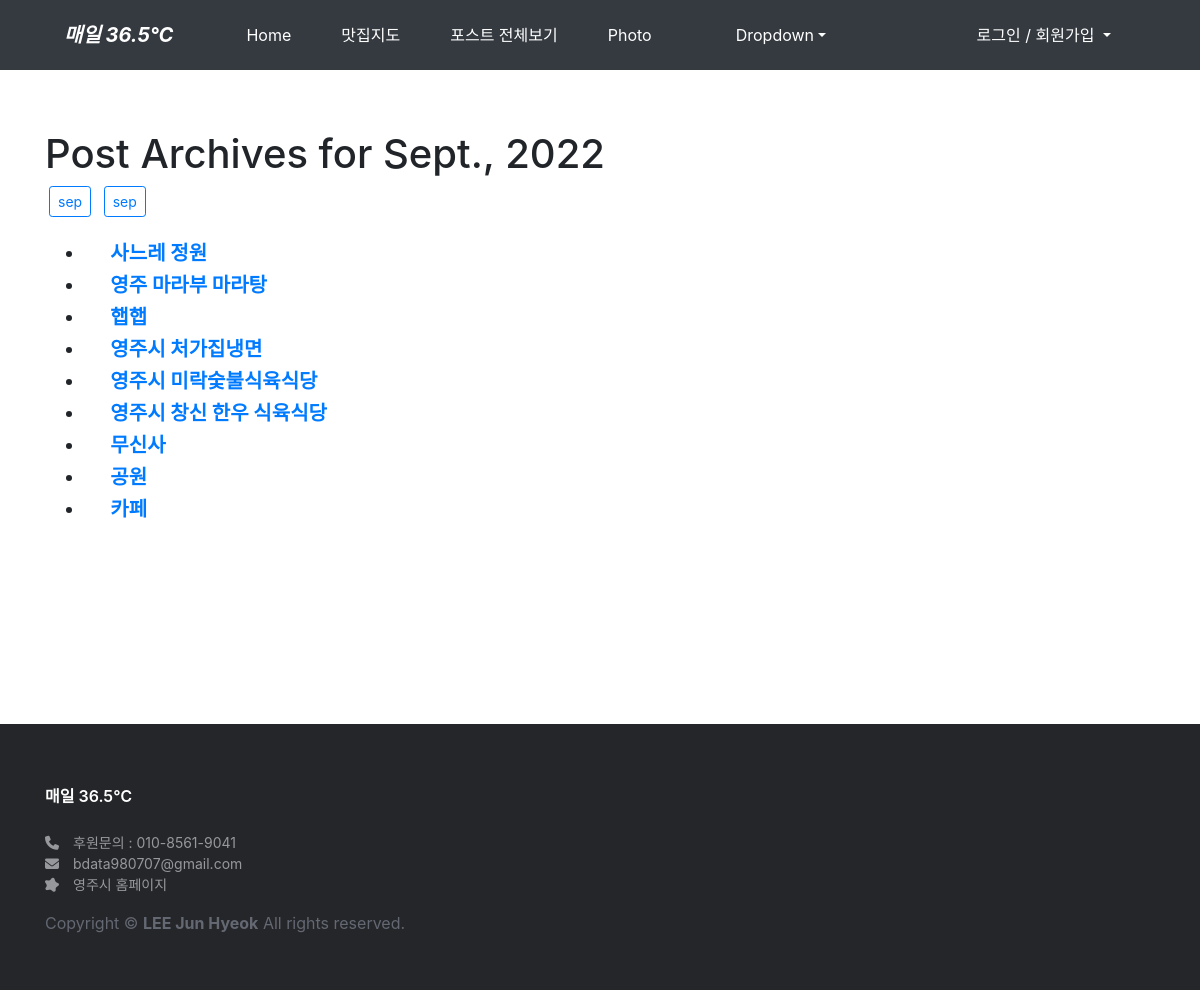
Page /blog/archive/2022/09/ on the committed database.
### blog/models.py (models this page shows, shortened)
class Post(models.Model):
    title = models.CharField('TITLE', max_length=50)
    slug = models.SlugField('SLUG', unique=True, allow_unicode=True, help_text='one word for title alias')
    description = models.CharField('DESCRIPTION', max_length=100, blank=True, help_text='simple description text')
    image = models.ImageField(upload_to='images/', blank=True, null = True)
    content = models.TextField('CONTENT')
    create_dt = models.DateTimeField('CREATE DATE', auto_now_add=True)
    modify_dt = models.DateTimeField('MODIFY DATE', auto_now=True)
    tags = TaggableManager(blank=True)
    owner = models.ForeignKey(User, on_delete=models.CASCADE, verbose_name='OWNER', blank=True, null=True)
    name =models.CharField(max_length=15,blank=True, null=True)
    location = models.CharField(max_length=50,default='',blank=True, null=True)
    latitude=models.FloatField(default=0.0,blank=True, null=True)
    longitude=models.FloatField(default=0.0,blank=True, null=True)
    class Meta:
        verbose_name = 'post'
        verbose_name_plural = 'posts'
        db_table = 'blog_posts'
        ordering = ('-modify_dt',)
    def get_absolute_url(self):
        return reverse('blog:post_detail', args=(self.slug,))

### blog/views.py (the view)
# urls.py: path('archive/<int:year>/<str:month>/', views.PostMAV.as_view(), name='post_month_archive'),
class PostMAV(MonthArchiveView):
    model = Post
    date_field = 'modify_dt'
    month_format = '%m'

### blog/templates/blog/post_archive_month.html (shortened to what this page needs)
{% extends 'base.html' %}
{% load static %}
{% block content %}
<h1>Post Archives for {{ month|date:"N, Y"}}</h1>
{% for date in date_list %}
<a href="{% url 'blog:post_month_archive' year|date:'Y' date|date:'m' %}" class="btn btn-outline-primary btn-sm mx-1">
    {{ date|date:"b" }}
</a>
{% endfor %}
<br><br>
<div>
    <ul>
        {% for post in object_list %}
        <li class="h5">{{ post.modify_date|date:"Y-m-d"}}&emsp;
            <a href="{{ post.get_absolute_url }}"><strong>{{ post.title}}</strong></a>
        </li>
        {% endfor%}
    </ul>
</div>
{% endblock %}

### templates/base.html (style rules this page uses)
* { font-family: Pretendard, -apple-system, BlinkMacSystemFont, system-ui, Roboto, "Helvetica Neue", "Segoe UI", "Apple SD Gothic Neo", "Noto Sans KR", "Malgun Gothic", "Apple Color Emoji", "Segoe UI Emoji", "Segoe UI Symbol", sans-serif; }
html, body { margin: 0; padding: 0; height: 100%; }

### rows in the picture
Post: title "사느레 정원"
Post: title "영주 마라부 마라탕"
Post: title "햅햅"
Post: title "영주시 처가집냉면"
Post: title "영주시 미락숯불식육식당"
Post: title "영주시 창신 한우 식육식당"
Post: title "무신사"
Post: title "공원"
Post: title "카페"

### other values in the picture
{{ month|date:"N, Y" }} "Sept., 2022"
{{ date|date:"b" }} "sep" "sep"
